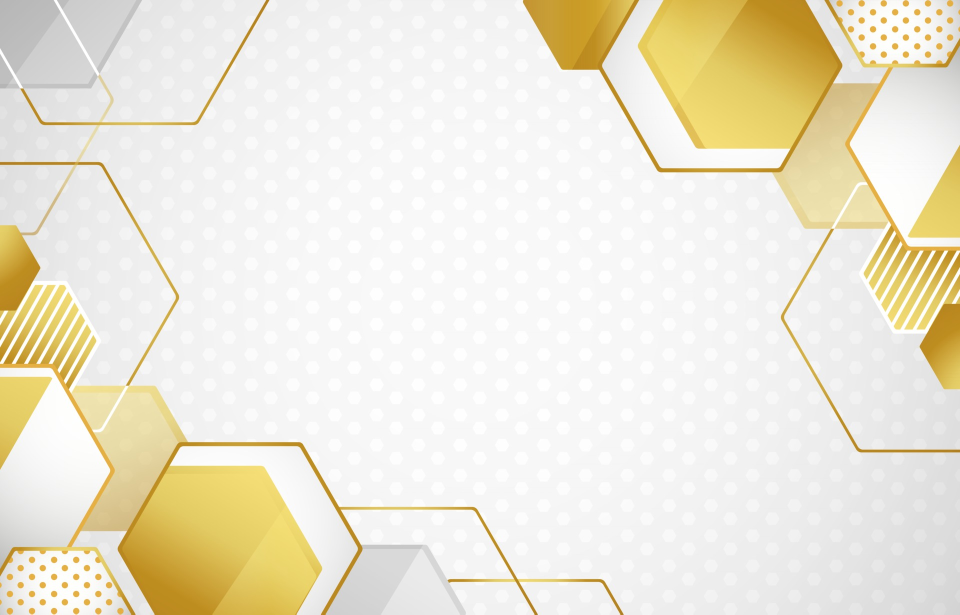
#> input picture Transmission of data with Metadata Extractor/bg_02.jpg, 1920 x 1229 px (shown at 1/2 size)
$ python -i ImageS.py   (imports and definitions only)
#> lines starting #> are read from the running program, lines starting #| are printed output that depends on the picture
from tkinter import *
from tkinter import ttk
import tkinter.filedialog
from PIL import ImageTk
from PIL import Image
from tkinter import messagebox
from io import BytesIO
import  os
import webbrowser

class Stegno:

    art ='''¯\_(ツ)_/¯'''
    art2 = '''
@(\/)
(\/)-{}-)@
@(={}=)/\)(\/)
(\/(/\)@| (-{}-)
(={}=)@(\/)@(/\)@
(/\)\(={}=)/(\/)
@(\/)\(/\)/(={}=)
(-{}-)""""@/(/\)
|:   |
/::'   \\
/:::     \\
|::'       |
|::        |
\::.       /
':______.'
`""""""`'''
    output_image_size = 0
    splitter = '_________________________________'


    # [60 lines left out: function main, not called in this run]

    def home(self,frame):
            frame.destroy()
            self.main(root)

    # [203 lines left out: functions frame1_decode, frame2_decode, decode, frame1_encode, frame2_encode, info and 4 more, not called in this run]

    def page3(self,frame):
        frame.destroy()
        self.main(root)

    def open_metadata_index(self, frame):
        webbrowser.open("C:\\Users\\91935\\OneDrive\\Desktop\\Transmission of data with Metadata Extractor (1) - Copy\\Transmission of data with Metadata Extractor\\index.html")

    def open_project_detail(self, frame):
        webbrowser.open("C:\\Users\\91935\\OneDrive\\Desktop\\Transmission of data with Metadata Extractor (1) - Copy\\Transmission of data with Metadata Extractor\\index1.html")


# [1 line not run here, left out]

o = Stegno()
# [3 lines not run here, left out]

>>> import cv2
>>> picture = cv2.imread('bg_02.jpg', cv2.IMREAD_GRAYSCALE)
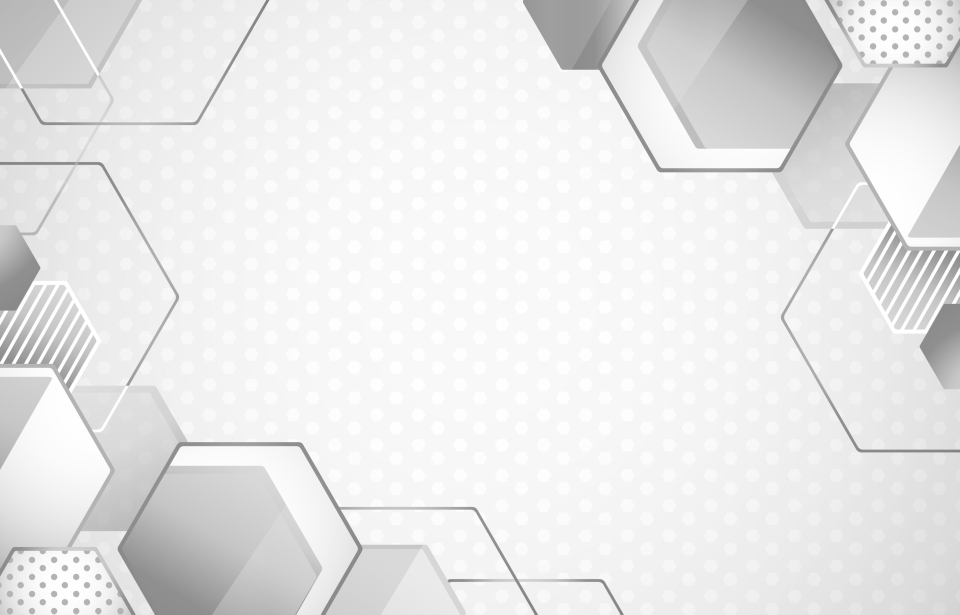
#> picture: shape (1229, 1920) (shown at 1/2 size); min 122, max 255, mean 231.9
#> (the run stopped early here; a loop or call above may not have finished)
